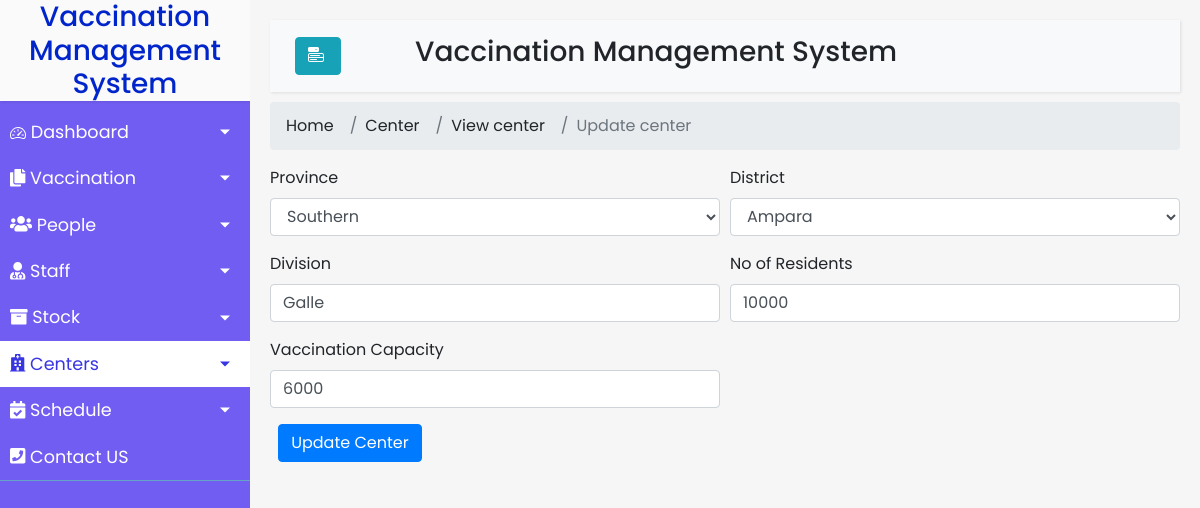
The page /centers/updatecenter.php?id=2 on the database its author committed.
### tables this page shows
CREATE TABLE `center` (
  `center_id` int(11) NOT NULL,
  `province` varchar(100) NOT NULL,
  `district` varchar(100) NOT NULL,
  `division` varchar(100) NOT NULL,
  `residents` int(100) NOT NULL,
  `vaccination_capacity` int(100) NOT NULL
);

### centers/updatecenter.php (the view, shortened to what this page needs)
<?php
include "config.php";
if(isset($_REQUEST['id'])){
    $id = $_REQUEST['id'];
    $sql = "Select * from center where center_id ='$id'";
    $result = $conn->query($sql) or die($conn->error);
    if($row = $result->fetch_assoc()){
        $province = $row['province'];
        $division = $row['division'];
        $residents=$row['residents'];
        $vaccination_capacity=$row['vaccination_capacity'];
     }
}
?>
<!DOCTYPE html>
<html>
<head>
    <link rel="stylesheet" href="https://stackpath.bootstrapcdn.com/bootstrap/4.1.0/css/bootstrap.min.css">
    <link rel="stylesheet" href="https://cdn.jsdelivr.net/npm/bootstrap-icons@1.5.0/font/bootstrap-icons.css">
    <link rel="stylesheet" href="https://maxcdn.bootstrapcdn.com/bootstrap/4.0.0/css/bootstrap.min.css">
    <link rel="stylesheet" href="Homepage.css">
</head>
<body>
    <div class="wrapper">
        <nav id="sidebar">
            <div class="sidebar-header">
                <h3>Vaccination Management System</h3>
            </div>
            <ul class="list-unstyled components">
                <li>
                    <a href="#pageSubmenu" data-toggle="collapse" aria-expanded="false" class="dropdown-toggle">
                        Dashboard
                    </a>
                </li>
                <li>
                    <a href="#pageSubmenu" data-toggle="collapse" aria-expanded="false" class="dropdown-toggle">
                        <i class="fas fa-copy"></i>
                        Vaccination
                    </a>
                </li>
                <li>
                    <a href="#pageSubmenu1" data-toggle="collapse" aria-expanded="false" class="dropdown-toggle">
                        <i class="fas fa-users"></i>
                        People
                    </a>
                </li>
                <li>
                    <a href="#pageSubmenu2" data-toggle="collapse" aria-expanded="false" class="dropdown-toggle">
                        <i class="fas fa-user-md"></i>
                        Staff
                    </a>
                </li>
                <li>
                    <a href="#pageSubmenu3" data-toggle="collapse" aria-expanded="false" class="dropdown-toggle">
                        <i class="fas fa-archive"></i>
                        Stock
                    </a>
                </li>
                <li class="active">
                    <a href="#pageSubmenu4" data-toggle="collapse" aria-expanded="false" class="dropdown-toggle">
                        <i class="fas fa-hospital"></i>
                        Centers
                    </a>
                </li>
                <li>
                    <li>
                    <a href="#pageSubmenu5" data-toggle="collapse" aria-expanded="false" class="dropdown-toggle">
                        <i class="fas fa-calendar-check"></i>
                        Schedule
                    </a>
                </li>
                <li>
                    <a href="#">
                        <i class="fas fa-phone-square"></i>
                        Contact US
                    </a>
                </li>
            </ul>
        </nav>
        <div id="content">
            <nav class="navbar navbar-expand-lg navbar-light bg-light">
                <div class="container-fluid">
                    <button type="button" id="sidebarCollapse" class="btn btn-info ">
                        <i class="bi bi-menu-button-fill"></i>
                    </button>
                    <h3 style="margin-right: 30%;">Vaccination Management System</h3>
                </div>
            </nav>
            <nav aria-label="breadcrumb">
                <ol class="breadcrumb">
                  <li class="breadcrumb-item"><a href="#">Home</a></li>
                    <li class="breadcrumb-item"><a href="#">Center</a></li>
                     <li class="breadcrumb-item"><a href="#">View center</a></li>
                  <li class="breadcrumb-item active" aria-current="page">Update center</li>
                </ol>
              </nav>
        <div>
            <form class="myForm" action="<?php echo htmlspecialchars($_SERVER["PHP_SELF"]);?>" method="POST" >
              <div class="form-row">
                <div class="form-group col-md-6">
                  <label for="province">Province</label>
                    <select id="inputprovince" class="form-control"  name ="province" required>
                    <option value="southern"  <?php if($province == 'southern'){echo "selected";} ?>>Southern</option>
                  </select>
                </div>
                <div class="form-group col-md-6">
                  <label for="district">District</label>
                    <select id="district" name="district" class="form-control" required>
                    <option value="Ampara"  <?php if($province == 'Ampara'){echo "selected";} ?>>Ampara</option>
                  </select>
                </div>
              </div>
             <div class="form-row">
                  <div class="form-group col-md-6">
                    <label for="division">Division</label>
                    <input type="text" name="division" class="form-control" id="division" placeholder="Enter Division" value="<?php echo $division; ?>" required>
                  </div>
                  <div class="form-group col-md-6">
                    <label for="residents">No of Residents</label>
                    <input type="text" name="residents" class="form-control" id="residents" value="<?php echo $residents; ?>" placeholder="" required>
                  </div>
            </div>
              <div class="form-row">
                <div class="form-group col-md-6">
                  <label for="vaccination_capacity">Vaccination Capacity</label>
                  <input type="text" name="vaccination_capacity" class="form-control" id="vaccination_capacity" value="<?php echo $vaccination_capacity; ?>" required>
                </div>
              </div>
             <div class="form-row col-sm" >
                 <div class="form-group col-md-2"><button type="submit" class="btn btn-primary float-right" name="update"  value="update">Update Center</button></div>
             </div>
            </form>
            </div>
        </div>
    </div>
</body>
</html>

### centers/Homepage.css (style rules this page uses)
body { font-family: 'Poppins', sans-serif; background: #e0a3d8; }
a, a:hover, a:focus { color: inherit; text-decoration: none; transition: all 0.3s; }
.navbar { padding: 15px 10px; background: #fff; border: none; border-radius: 0; margin-bottom: 10px; box-shadow: 1px 1px 3px rgba(0, 0, 0, 0.1); }
i, span { display: inline-block; }
.wrapper { display: flex; align-items: stretch; }
#sidebar { min-width: 250px; max-width: 250px; background: #715DF2; color: #fff; transition: all 0.3s; }
#sidebar ul li a { text-align: left; }
#sidebar .sidebar-header { background: #fafafa; color: #0025ca; border-right: rgb(5, 5, 5); border-bottom: #1e25ff; text-align: center; box-shadow: 1px 1px 3px rgb(0 0 0 / 10%); }
#sidebar ul.components { border-bottom: 1px solid #65a4c4; }
#sidebar ul li a { padding: 10px; font-size: 1.1em; display: block; }
#sidebar ul li.active>a, a[aria-expanded="true"] { color: rgb(56, 53, 226); background: #ffffff; }
a[data-toggle="collapse"] { position: relative; }
.dropdown-toggle::after { display: block; position: absolute; top: 50%; right: 20px; transform: translateY(-50%); }
#content { width: 100%; padding: 20px; min-height: 100vh; transition: all 0.3s; background-color: #f6f6f6; }

### rows shown on the page
center: province "Southern", division "Galle", residents "10000", vaccination_capacity "6000"
